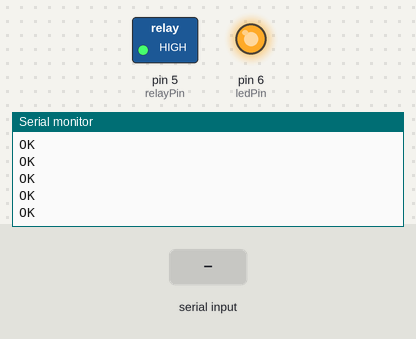
A sketch run on a simulated Arduino Uno, built with avr-gcc and run on an emulated ATmega328P. Parts: switched loads named in the sketch (green lamp = pin HIGH), output pins drawn as LEDs (lit = HIGH), the last lines printed to the serial monitor. The test bench sets the inputs (shaded band). The modem accepts every AT command (registered, SIM ready, sends succeed) and sends nothing else.

Above: at 3.2 s.
3.3 s: "CLIP:\n" received over the second serial link
At 5.0 s:
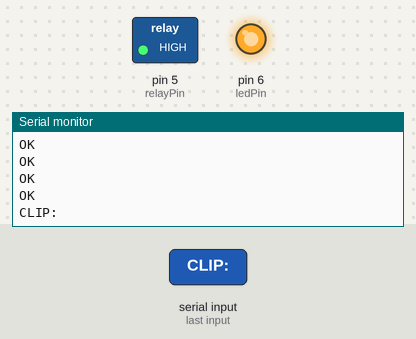
5.5 s: "+CLIP: \n" received over the second serial link
At 6.7 s:
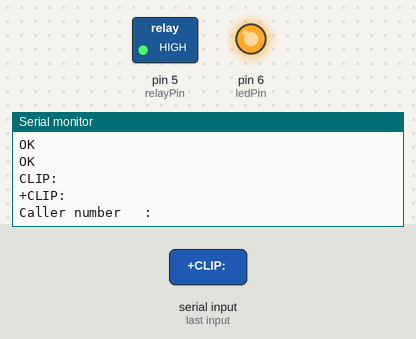
7.0 s: "1\n" received over the second serial link
At 10.4 s:
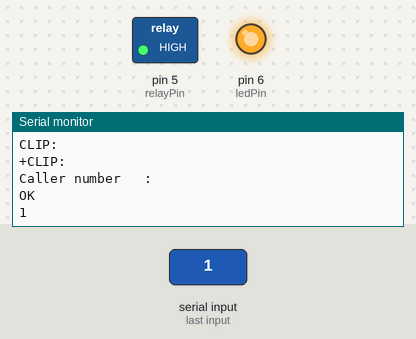

The sketch:

RelayControl_by_missed_call_with-Switch_Status.ino
```cpp
#include <SoftwareSerial.h>
const int relayPin=5;//connect digital pin 5 of Arduino to IN pin of Relay module
const int ledPin=6;//connect digital pin 6  of Arduino to switch indicator led
bool relayStatus=1;
bool ledStatus=1;
const String phone="+971557407961";  // white list phone include +91 or your country code

SoftwareSerial gsmSerial(7,8);//Connect RXT pin of GSM module to D8 pin on Arduino
                             // Connect TXD pin of GSM module to D7 pin of Arduino
String responseData;
String senderNumber;

void setup(){
  responseData.reserve(200);
  phone.reserve(20);
  pinMode(ledPin,OUTPUT);
  pinMode(relayPin,OUTPUT);
  digitalWrite(ledPin,HIGH);
  digitalWrite(relayPin,HIGH);

  Serial.begin(9600);
  gsmSerial.begin(9600);
  delay(100);
  gsmSerial.write("AT\r");// because of SIM800L autobounding mode
  delay(100);
  gsmSerial.write("AT+IPR=9600\r");
  delay(100);
  gsmSerial.write("AT+CMGF=1\r");
  delay(500);
  gsmSerial.write("AT+CNMI=2,2,0,0,0\r");
  delay(100);
  Serial.print(gsmSerial.readString());
  gsmSerial.write("AT+CLIP=1\r\n");
  delay(100);
}

void loop(){
  if (gsmSerial.available()>0) {
    responseData = gsmSerial.readStringUntil('\n');
    Serial.println(responseData);
    parse();
    delay(1000);
  }
}

void parse(){
  if (responseData.indexOf("CLIP:")>0){
  senderNumber=responseData.substring(responseData.indexOf("+CLIP: ") +8,responseData.indexOf("+CLIP: ") +21); //PARSE CALLER ID
  Serial.println("Caller number   :");
  Serial.println(senderNumber);
   if (senderNumber == phone){
    Serial.println("Sender number White list : ok");
    relayStatus=!relayStatus;
    ledStatus = !relayStatus;
    digitalWrite(relayPin,relayStatus);
    digitalWrite(ledPin,relayStatus);
    gsmSerial.write("ATH\r");  // disconnect call & then send SMS
    gsmSerial.print("AT+CMGS=\""+phone+"\"\r");
    delay(1000);
    gsmSerial.print("SWITCH STATUS-");
  //gsmSerial.print("Relay status 1:off 0:on  ");
    //gsmSerial.print(relayStatus);
    gsmSerial.println(ledStatus);
    delay(200);
    gsmSerial.write(0x1A); //  ctrl+z to send message(comment out if Receive status message)
    delay(100);

     }
    gsmSerial.write("ATH\r");
    delay(500);

  }
}
```

Measured:
- after the input at 3.3 s, the serial monitor: prints a new line after 0.76 s (image 1)
- after the input at 5.5 s, the serial monitor: prints a new line at once (image 2)
- after the input at 7.0 s, the serial monitor: prints a new line after 2.0 s (image 3)
